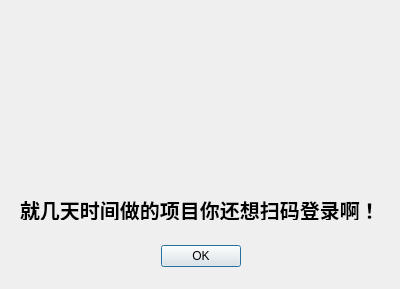
<?xml version="1.0" encoding="UTF-8"?>
<ui version="4.0">
 <class>QRDialog</class>
 <widget class="QDialog" name="QRDialog">
  <property name="geometry">
   <rect>
    <x>0</x>
    <y>0</y>
    <width>400</width>
    <height>289</height>
   </rect>
  </property>
  <property name="windowTitle">
   <string>Dialog</string>
  </property>
  <property name="styleSheet">
   <string notr="true">QWidget#pix
{
	border-image: url(:/Image/A.png);
}

QLabel#label
{
	font: bold 20px;
}</string>
  </property>
  <widget class="QDialogButtonBox" name="buttonBox">
   <property name="geometry">
    <rect>
     <x>30</x>
     <y>240</y>
     <width>341</width>
     <height>32</height>
    </rect>
   </property>
   <property name="orientation">
    <enum>Qt::Horizontal</enum>
   </property>
   <property name="standardButtons">
    <set>QDialogButtonBox::Ok</set>
   </property>
   <property name="centerButtons">
    <bool>true</bool>
   </property>
  </widget>
  <widget class="QWidget" name="pix" native="true">
   <property name="geometry">
    <rect>
     <x>80</x>
     <y>20</y>
     <width>231</width>
     <height>171</height>
    </rect>
   </property>
  </widget>
  <widget class="QLabel" name="label">
   <property name="geometry">
    <rect>
     <x>20</x>
     <y>200</y>
     <width>361</width>
     <height>20</height>
    </rect>
   </property>
   <property name="text">
    <string>就几天时间做的项目你还想扫码登录啊！</string>
   </property>
  </widget>
 </widget>
 <resources/>
 <connections>
  <connection>
   <sender>buttonBox</sender>
   <signal>accepted()</signal>
   <receiver>QRDialog</receiver>
   <slot>accept()</slot>
   <hints>
    <hint type="sourcelabel">
     <x>248</x>
     <y>254</y>
    </hint>
    <hint type="destinationlabel">
     <x>157</x>
     <y>274</y>
    </hint>
   </hints>
  </connection>
  <connection>
   <sender>buttonBox</sender>
   <signal>rejected()</signal>
   <receiver>QRDialog</receiver>
   <slot>reject()</slot>
   <hints>
    <hint type="sourcelabel">
     <x>316</x>
     <y>260</y>
    </hint>
    <hint type="destinationlabel">
     <x>286</x>
     <y>274</y>
    </hint>
   </hints>
  </connection>
 </connections>
</ui>
